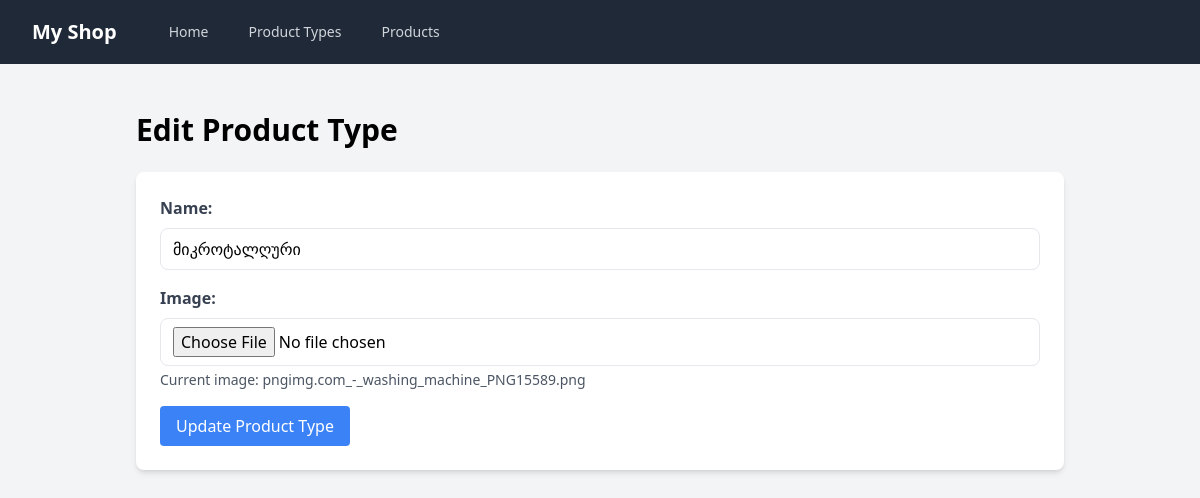
The page /product_types/edit/1 on the database its author committed.
### app.py (models this page shows)
class ProductType(db.Model):
    id = db.Column(db.Integer, primary_key=True)
    name = db.Column(db.String(100), nullable=False)
    image = db.Column(db.String(100), nullable=False)

### app.py (the view, shortened to what this page needs)
@app.route('/product_types/edit/<int:id>', methods=['GET', 'POST'])
def edit_product_type(id):
    product_type = ProductType.query.get_or_404(id)
    return render_template('edit_product_type.html', product_type=product_type)

### templates/edit_product_type.html
{% extends './base.html' %}
{% block main %}
    <div class="container mx-auto p-6">
        <h1 class="text-3xl font-bold mb-6">Edit Product Type</h1>
        <form action="{{ url_for('edit_product_type', id=product_type.id) }}" method="post" enctype="multipart/form-data" class="bg-white rounded-lg shadow-md p-6">
            <div class="mb-4">
                <label for="name" class="block text-gray-700 font-bold mb-2">Name:</label>
                <input type="text" id="name" name="name" value="{{ product_type.name }}" required class="w-full px-3 py-2 border rounded-lg">
            </div>
            <div class="mb-4">
                <label for="image" class="block text-gray-700 font-bold mb-2">Image:</label>
                <input type="file" id="image" name="image" class="w-full px-3 py-2 border rounded-lg">
                <p class="text-sm text-gray-600 mt-1">Current image: {{ product_type.image }}</p>
            </div>
            <button type="submit" class="bg-blue-500 text-white px-4 py-2 rounded hover:bg-blue-600">Update Product Type</button>
        </form>
{% endblock %}

### rows shown on the page
ProductType: name "მიკროტალღური", image "pngimg.com_-_washing_machine_PNG15589.png"
